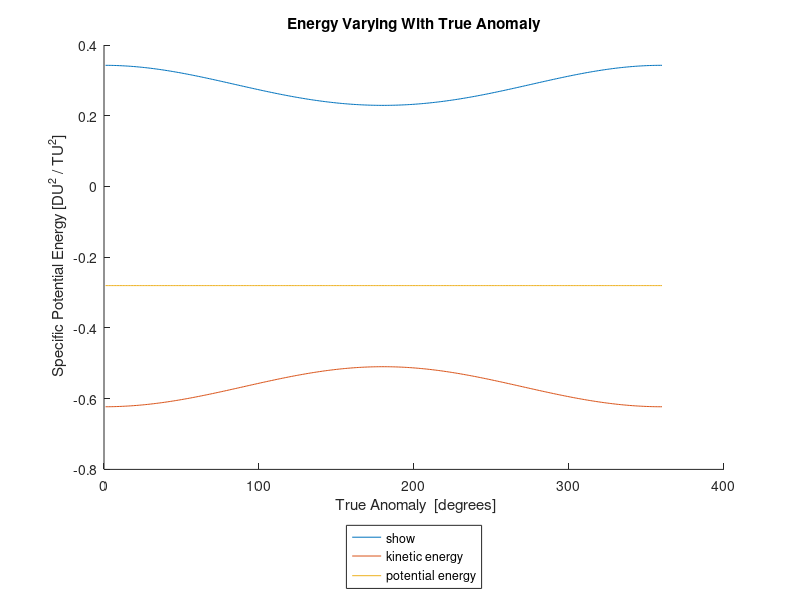

The MATLAB script that drew this image:
clc; clear all;
close all;
%HW3
%6.)

r = [ -1.1545, 1.2795, -.38590];
v = [ -.52992, -.22663, .48960];
u = 1;

h = cross(r,v);
energy = ( (norm(v)^2) / 2) - u/norm(r);
E = (cross(v,h) / u ) - (r/norm(r));
theta = acos( ((norm(h)^2) / (u*norm(r))) -1 ); 
e = norm(E);
a = 1/( 2 * norm(energy));
rp = a*(1-e);
ra = 2*a - rp;
fprintf('a.) %g %g %g [DU^2 / TU ] \n', h);
fprintf('b.) %g [DU^2 / TU^2 ]\n', energy);
fprintf('c.) %g %g %g \n', E);
fprintf('d.) %g [rad]\n', theta);
fprintf('e.) %g\n', e);
fprintf('f.) %g [DU]\n', a);
fprintf('g.) %g [DU]\n', rp);
fprintf('h.) %g [DU]\n\n\n', ra);
fprintf('problem 7\n');


theta = [ 1:360 ];
theta = theta * ( pi/180);
figure(1)
for i=1:360
    r(i) = (norm(h)^2/u) * ( 1 /( 1 + e*cos(theta(i)) ) );
    v = norm(h)/r(i);
    kinetic(i) = ( (norm(v)^2) / 2);
    potential(i) = - ( u/ r(i));
    
end
cpEnergy = ones(1,360) * energy;
hold on
title(' Energy Varying With True Anomaly ');
xlabel(' True Anomaly  [degrees]');
ylabel(' Specific Potential Energy [DU^2 / TU^2]');
plot([1:360], kinetic);
hold on
plot([1:360], potential);
hold on
plot([1:360], cpEnergy);
hold on 
legend('show','kinetic energy', 'potential energy', 'total energy', 'location', 'southoutside');
hold off

